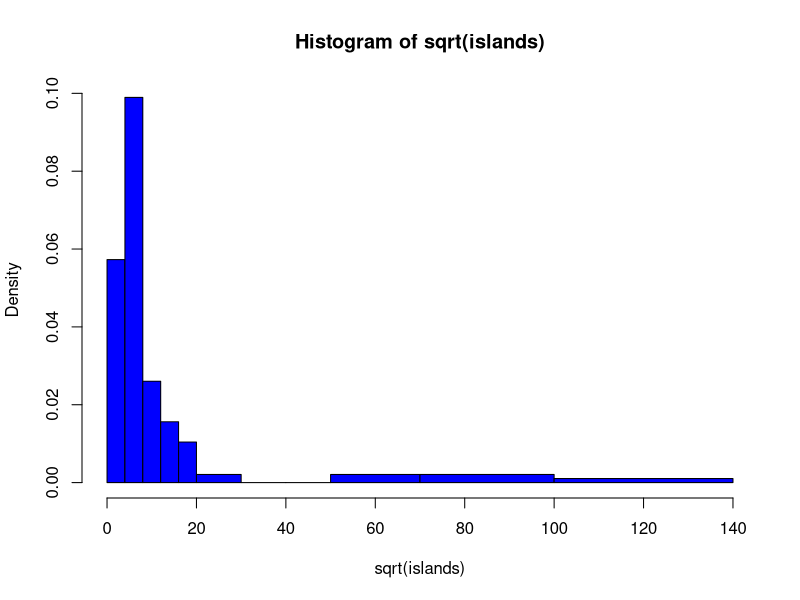

Generate this figure with R:
# C225 Tirth Rank HISTOGRAM
help("hist")

r <- hist(sqrt(islands), breaks = c(4*0:5, 10*3:5, 70, 100, 140),
          col = "blue1")
